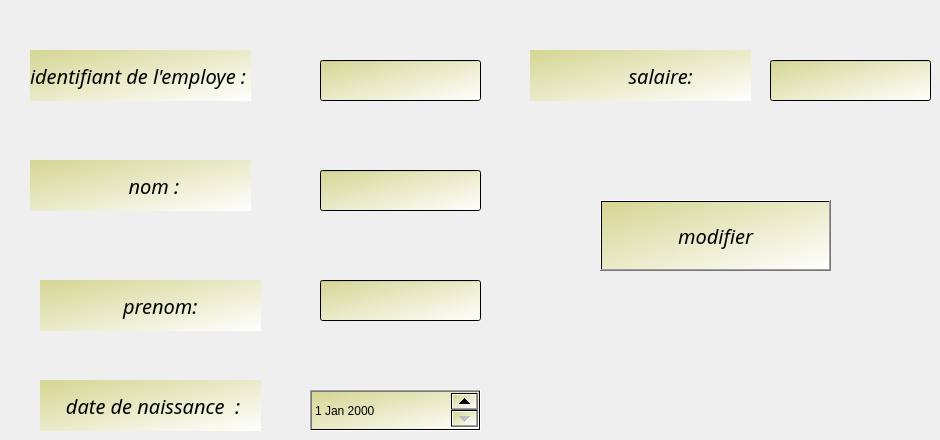
      <widget class="QWidget" name="tab_7">
       <attribute name="title">
        <string>modifier</string>
       </attribute>
       <widget class="QLabel" name="label_15">
        <property name="geometry">
         <rect>
          <x>30</x>
          <y>50</y>
          <width>221</width>
          <height>51</height>
         </rect>
        </property>
        <property name="font">
         <font>
          <family>Sitka</family>
          <pointsize>15</pointsize>
          <weight>9</weight>
          <italic>true</italic>
          <bold>false</bold>
         </font>
        </property>
        <property name="autoFillBackground">
         <bool>false</bool>
        </property>
        <property name="styleSheet">
         <string notr="true">background-color: qlineargradient(spread:pad, x1:0, y1:0, x2:1, y2:1, stop:0 rgba(213, 213, 147, 255), stop:1 rgba(255, 255, 255, 255));
font: 75 italic 15pt &quot;Sitka&quot;;</string>
        </property>
        <property name="text">
         <string>identifiant de l'employe :</string>
        </property>
       </widget>
       <widget class="QLabel" name="label_16">
        <property name="geometry">
         <rect>
          <x>30</x>
          <y>160</y>
          <width>221</width>
          <height>51</height>
         </rect>
        </property>
        <property name="font">
         <font>
          <family>Sitka</family>
          <pointsize>15</pointsize>
          <weight>9</weight>
          <italic>true</italic>
          <bold>false</bold>
         </font>
        </property>
        <property name="autoFillBackground">
         <bool>false</bool>
        </property>
        <property name="styleSheet">
         <string notr="true">background-color: qlineargradient(spread:pad, x1:0, y1:0, x2:1, y2:1, stop:0 rgba(213, 213, 147, 255), stop:1 rgba(255, 255, 255, 255));
font: 75 italic 15pt &quot;Sitka&quot;;</string>
        </property>
        <property name="text">
         <string>                   nom :</string>
        </property>
       </widget>
       <widget class="QLabel" name="label_17">
        <property name="geometry">
         <rect>
          <x>40</x>
          <y>280</y>
          <width>221</width>
          <height>51</height>
         </rect>
        </property>
        <property name="font">
         <font>
          <family>Sitka</family>
          <pointsize>15</pointsize>
          <weight>9</weight>
          <italic>true</italic>
          <bold>false</bold>
         </font>
        </property>
        <property name="autoFillBackground">
         <bool>false</bool>
        </property>
        <property name="styleSheet">
         <string notr="true">background-color: qlineargradient(spread:pad, x1:0, y1:0, x2:1, y2:1, stop:0 rgba(213, 213, 147, 255), stop:1 rgba(255, 255, 255, 255));
font: 75 italic 15pt &quot;Sitka&quot;;</string>
        </property>
        <property name="text">
         <string>                prenom:</string>
        </property>
       </widget>
       <widget class="QLabel" name="label_18">
        <property name="geometry">
         <rect>
          <x>40</x>
          <y>380</y>
          <width>221</width>
          <height>51</height>
         </rect>
        </property>
        <property name="font">
         <font>
          <family>Sitka</family>
          <pointsize>15</pointsize>
          <weight>9</weight>
          <italic>true</italic>
          <bold>false</bold>
         </font>
        </property>
        <property name="autoFillBackground">
         <bool>false</bool>
        </property>
        <property name="styleSheet">
         <string notr="true">background-color: qlineargradient(spread:pad, x1:0, y1:0, x2:1, y2:1, stop:0 rgba(213, 213, 147, 255), stop:1 rgba(255, 255, 255, 255));
font: 75 italic 15pt &quot;Sitka&quot;;</string>
        </property>
        <property name="text">
         <string>     date de naissance  :</string>
        </property>
       </widget>
       <widget class="QLineEdit" name="lineEdit_2">
        <property name="geometry">
         <rect>
          <x>320</x>
          <y>60</y>
          <width>161</width>
          <height>41</height>
         </rect>
        </property>
        <property name="styleSheet">
         <string notr="true">background-color: qlineargradient(spread:pad, x1:0, y1:0, x2:1, y2:1, stop:0 rgba(213, 213, 147, 255), stop:1 rgba(255, 255, 255, 255));</string>
        </property>
       </widget>
       <widget class="QLineEdit" name="lineEdit_3">
        <property name="geometry">
         <rect>
          <x>320</x>
          <y>170</y>
          <width>161</width>
          <height>41</height>
         </rect>
        </property>
        <property name="styleSheet">
         <string notr="true">background-color: qlineargradient(spread:pad, x1:0, y1:0, x2:1, y2:1, stop:0 rgba(213, 213, 147, 255), stop:1 rgba(255, 255, 255, 255));</string>
        </property>
       </widget>
       <widget class="QLineEdit" name="lineEdit_4">
        <property name="geometry">
         <rect>
          <x>320</x>
          <y>280</y>
          <width>161</width>
          <height>41</height>
         </rect>
        </property>
        <property name="styleSheet">
         <string notr="true">background-color: qlineargradient(spread:pad, x1:0, y1:0, x2:1, y2:1, stop:0 rgba(213, 213, 147, 255), stop:1 rgba(255, 255, 255, 255));</string>
        </property>
       </widget>
       <widget class="QDateEdit" name="date_2">
        <property name="geometry">
         <rect>
          <x>310</x>
          <y>390</y>
          <width>171</width>
          <height>41</height>
         </rect>
        </property>
        <property name="styleSheet">
         <string notr="true">background-color: qlineargradient(spread:pad, x1:0, y1:0, x2:1, y2:1, stop:0 rgba(213, 213, 147, 255), stop:1 rgba(255, 255, 255, 255));</string>
        </property>
       </widget>
       <widget class="QPushButton" name="modifer">
        <property name="geometry">
         <rect>
          <x>600</x>
          <y>200</y>
          <width>231</width>
          <height>71</height>
         </rect>
        </property>
        <property name="font">
         <font>
          <family>Sitka</family>
          <pointsize>15</pointsize>
          <weight>9</weight>
          <italic>true</italic>
          <bold>false</bold>
         </font>
        </property>
        <property name="autoFillBackground">
         <bool>false</bool>
        </property>
        <property name="styleSheet">
         <string notr="true">background-color: qlineargradient(spread:pad, x1:0, y1:0, x2:1, y2:1, stop:0 rgba(213, 213, 147, 255), stop:1 rgba(255, 255, 255, 255));
font: 75 italic 15pt &quot;Sitka&quot;;</string>
        </property>
        <property name="text">
         <string>modifier</string>
        </property>
        <property name="autoDefault">
         <bool>true</bool>
        </property>
       </widget>
       <widget class="QLabel" name="label_19">
        <property name="geometry">
         <rect>
          <x>530</x>
          <y>50</y>
          <width>221</width>
          <height>51</height>
         </rect>
        </property>
        <property name="font">
         <font>
          <family>Sitka</family>
          <pointsize>15</pointsize>
          <weight>9</weight>
          <italic>true</italic>
          <bold>false</bold>
         </font>
        </property>
        <property name="autoFillBackground">
         <bool>false</bool>
        </property>
        <property name="styleSheet">
         <string notr="true">background-color: qlineargradient(spread:pad, x1:0, y1:0, x2:1, y2:1, stop:0 rgba(213, 213, 147, 255), stop:1 rgba(255, 255, 255, 255));
font: 75 italic 15pt &quot;Sitka&quot;;</string>
        </property>
        <property name="text">
         <string>                   salaire:</string>
        </property>
       </widget>
       <widget class="QLineEdit" name="lineEdit_9">
        <property name="geometry">
         <rect>
          <x>770</x>
          <y>60</y>
          <width>161</width>
          <height>41</height>
         </rect>
        </property>
        <property name="styleSheet">
         <string notr="true">background-color: qlineargradient(spread:pad, x1:0, y1:0, x2:1, y2:1, stop:0 rgba(213, 213, 147, 255), stop:1 rgba(255, 255, 255, 255));</string>
        </property>
       </widget>
      </widget>
